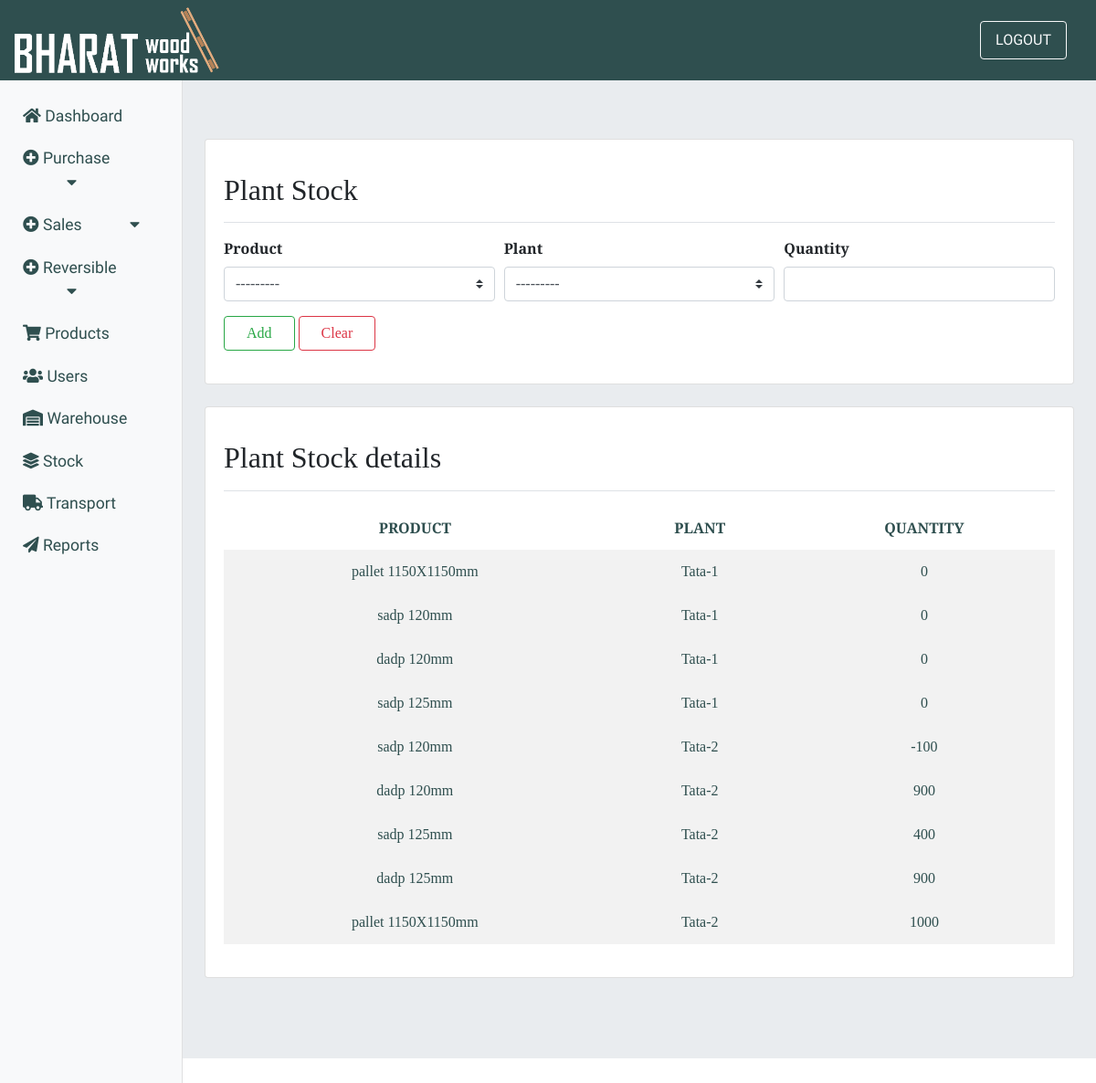
The page /PlantStock/ (signed in) on the database its author committed.
### dispatch/models.py (models this page shows, shortened)
class plant_Stock(models.Model):
    plant = models.ForeignKey(Plant, on_delete=models.CASCADE)
    product = models.ForeignKey(Product, on_delete=models.DO_NOTHING)
    qty = models.IntegerField(null=False, blank=True)

class Plant(models.Model):
    company = models.ForeignKey(Company, on_delete=models.CASCADE, null=True)
    plant_name = models.CharField(max_length=25)
    area = models.ForeignKey(Area, on_delete=models.CASCADE, null=True)
    def __str__(self):
        return self.plant_name

### purchase/models.py (models this page shows)
class Product(models.Model):
    product_name = models.CharField(max_length=40)
    size     = models.CharField(max_length=30)
    unit     = models.CharField(max_length=30,null=True)
    holes    = models.CharField(max_length=20,default=" ")
    hole_size= models.CharField(max_length=20,default=" ")
    is_active = models.BooleanField(default=True)
    def __str__(self):
        return self.product_name+' '+ self.size + self.unit+' '+self.holes

### dispatch/views.py (the view, shortened to what this page needs)
# urls.py: path('PlantStock/',views.plantstock,name='plantstock'),
def plantstock(request):
    stockform = plant_StockForm()
    if request.user.role == 'Supervisor':
        s = plant_Stock.objects.all()
        acc = Supervisor.objects.get(account=request.user)
        shw = SupervisorHasWarehouse.objects.filter(supervisor=acc.id)
        context = {'s': s, 'shw': shw, 'stockform': stockform}
    elif request.user.role == 'admin':
        shw = SupervisorHasWarehouse()
        s = plant_Stock.objects.all()
        context = {'s': s, 'shw': shw, 'stockform': stockform}
    else:
        return HttpResponse("nothing")
    return render(request, 'dispatch/plant_stock.html', context)

### dispatch/forms.py
class plant_StockForm(forms.ModelForm):
    product = forms.ModelChoiceField(queryset=products,widget=forms.Select(attrs={'class':'custom-select'}))
    plant = forms.ModelChoiceField(queryset=plants,widget=forms.Select(attrs={'class':'custom-select'}))
    class Meta():
        model = plant_Stock
        fields = ('product','plant','qty')

### dispatch/templates/dispatch/plant_stock.html (shortened to what this page needs)
{% extends 'inventory/main.html' %}
{% block content %}
        <div class="card mb-4">
            <div class="card-body">
                <div
                    class="d-flex justify-content-between flex-wrap flex-md-nowrap align-items-center pt-3 pb-2 mb-3 border-bottom">
                    <h1 class="h2">Plant Stock</h1>
                </div>
                <form method="POST">
                    <div class="form-row">
                        <div class="col-sm-4 mb-3">
                            <label class="font-weight-bold">Product</label>
                            {{ stockform.product }}
                        </div>
                        <div class="col-sm-4 mb-3">
                            <label class="font-weight-bold">Plant</label>
                            {{ stockform.plant }}
                        </div>
                        <div class="col-sm-4 mb-3">
                            <label class="font-weight-bold">Quantity</label>
                            <input type="number" class="form-control" min="0" name="qty" required>
                        </div>
                    </div>
                    <button class="btn btn-outline-success mb-3 px-4" type="submit">Add</button>
                    <button class="btn btn-outline-danger mb-3 px-4" type="reset">Clear</button>
                </form>
            </div>
        </div>
        <div class="card mb-4">
            <div class="card-body">
                <div
                    class="d-flex justify-content-between flex-wrap flex-md-nowrap align-items-center pt-3 pb-2 mb-3 border-bottom">
                    <h1 class="h2">Plant Stock details</h1>
                </div>
                <table class="table table-striped text-center table-borderless">
                    <thead>
                        <tr>
                            <th>PRODUCT</th>
                            <th>PLANT</th>
                            <th>QUANTITY</th>
                        </tr>
                    </thead>
                    <tbody>
                        {% for stock in s %}
                        <tr>
                            <td>{{ stock.product }}</td>
                            <td>{{ stock.plant}}</td>
                            <td>{{ stock.qty }}</td>
                        </tr>
                    </tbody>
                    {% endfor %}
                </table>
            </div>
        </div>
    {% endblock %}

### static/css/dashboard.css (style rules this page uses)
:root { --Sniglet-font: "Sniglet", cursive; --Rubik: "Rubik", cursive; --Patua: "Patua One", cursive; --Lobster: "lobster", cursive; --Merriweather: "Merriweather Sans", cursive; --light-black: #2e2c2caf; --bggradient: linear-gradient(to bottom, #ff5733, #ffffff); --light-gray: rgba(255, 255, 255, 0.877); }
tr, td { color: darkslategrey; }

### rows shown on the page
plant_Stock: product "pallet 1150X1150mm", plant "Tata-1", qty "0"
plant_Stock: product "sadp 120mm", plant "Tata-1", qty "0"
plant_Stock: product "dadp 120mm", plant "Tata-1", qty "0"
plant_Stock: product "sadp 125mm", plant "Tata-1", qty "0"
plant_Stock: product "sadp 120mm", plant "Tata-2", qty "-100"
plant_Stock: product "dadp 120mm", plant "Tata-2", qty "900"
plant_Stock: product "sadp 125mm", plant "Tata-2", qty "400"
plant_Stock: product "dadp 125mm", plant "Tata-2", qty "900"
plant_Stock: product "pallet 1150X1150mm", plant "Tata-2", qty "1000"
